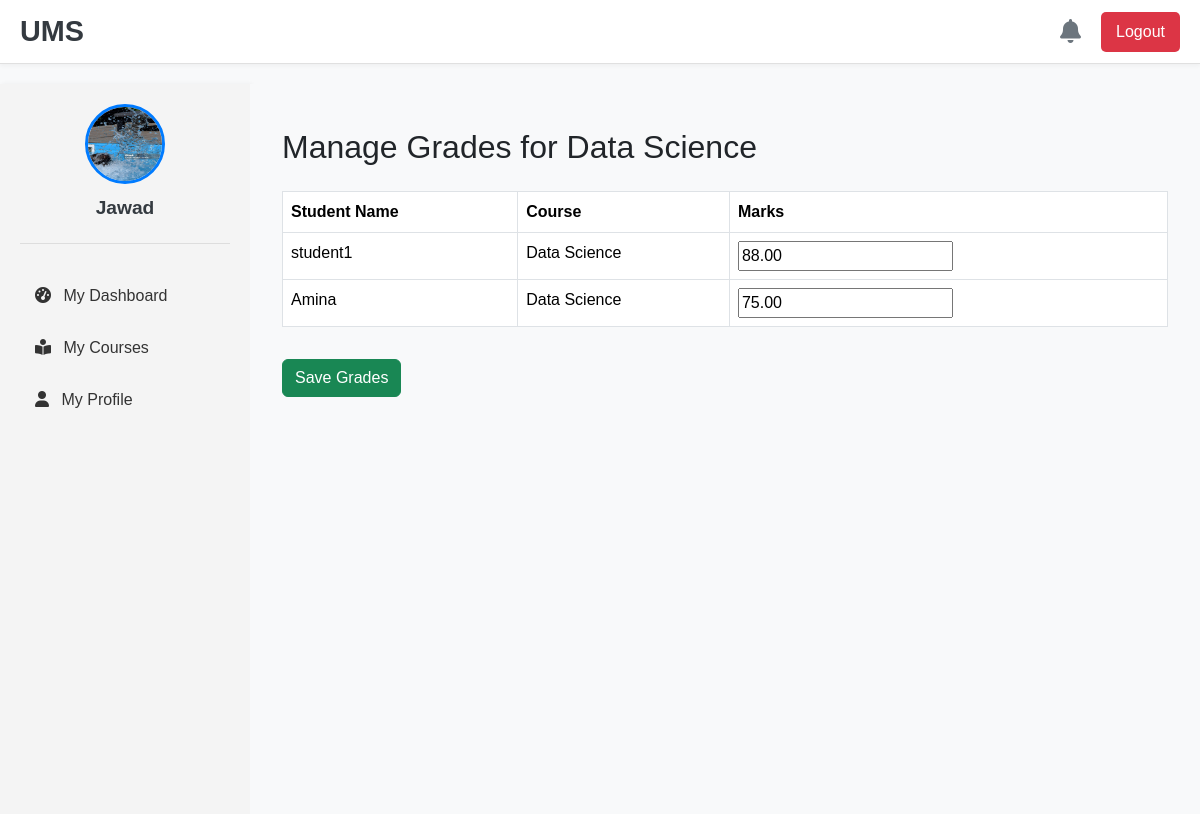
The app's page /teacher/manage-grades/2/ (signed in) with its own data.
### users/models.py (models this page shows, shortened)
class User(AbstractUser):
    ROLE_CHOICES = (
        ('Admin', 'Admin'),
        ('Teacher', 'Teacher'),
        ('Student', 'Student'),
    )
    role = models.CharField(max_length=10, choices=ROLE_CHOICES)

class Course(models.Model):
    course_name = models.CharField(max_length=255)
    course_description = models.TextField()
    department = models.ForeignKey(Department, on_delete=models.CASCADE)
    teacher = models.ForeignKey(Teacher, on_delete=models.SET_NULL, null=True, blank=True)

class Grade(models.Model):
    student = models.ForeignKey('Student', on_delete=models.CASCADE)
    course = models.ForeignKey('Course', on_delete=models.CASCADE)
    marks = models.DecimalField(max_digits=5, decimal_places=2)
    score = models.DecimalField(max_digits=5, decimal_places=2, null=True, blank=True)
    class Meta:
        unique_together = ('student', 'course',) # Ensures kre ga k student k pass same course k mutilpe grades na hon

class Student(models.Model):
    user = models.OneToOneField(User, on_delete=models.CASCADE, primary_key=True)
    department = models.ForeignKey(Department, on_delete=models.CASCADE)

### users/views.py (the view)
# urls.py: path('teacher/manage-grades/<int:course_id>/', views.manage_grades, name='manage_grades'),
@login_required
def manage_grades(request, course_id):
    if request.user.role != 'Teacher':
        return redirect('dashboard')
    teacher = get_object_or_404(Teacher, user=request.user)
    course = get_object_or_404(Course, id=course_id, teacher=teacher)
    enrolled_students = Student.objects.filter(enrollment__course=course)
    for student in enrolled_students:
        Grade.objects.get_or_create(
            student=student,
            course=course,
            defaults={'marks': 0, 'score': 0.00}
        )
    grades = Grade.objects.filter(course=course)
    GradeFormSet = modelformset_factory(Grade, fields=('score',), extra=0)
    if request.method == 'POST':
        formset = GradeFormSet(request.POST, queryset=grades)
        if formset.is_valid():
            old_grades = {grade.id: grade.score for grade in grades}
            instances = formset.save(commit=False)
            for instance in instances:
                if old_grades[instance.id] != instance.score:
                    instance.save()
                    Notification.objects.create(
                        user=instance.student.user,
                        message=f'Your grade for "{instance.course.course_name}" has been updated.',
                        link=f'/student/my-grades/'
                    )
            messages.success(request, 'Grades updated successfully!')
            return redirect('manage_grades', course_id=course.id)
    else:
        formset = GradeFormSet(queryset=grades)
    forms_and_grades = zip(formset, grades)
    context = {
        'course': course,
        'forms_and_grades': forms_and_grades,
        'formset': formset,
    }
    return render(request, 'teacher/manage_grades.html', context)

### users/templates/teacher/manage_grades.html (shortened to what this page needs)
{% extends 'dashboard/base_dashboard.html' %}
{% load static %}
{% block content %}
    <div class="container-fluid mt-4">
        <h2 class="mb-4">Manage Grades for {{ course.course_name }}</h2>
        <form method="post">
            <table class="table table-bordered table-hover">
                <thead class="bg-primary text-white">
                    <tr>
                        <th>Student Name</th>
                        <th>Course</th>
                        <th>Marks</th>
                    </tr>
                </thead>
                <tbody>
                    {% for form, grade in forms_and_grades %}
                    <tr>
                        <td>{{ grade.student.user.username }}</td>
                        <td>{{ grade.course.course_name }}</td>
                        <td>{{ form.score }}</td>
                    </tr>
                    {% endfor %}
                </tbody>
            </table>
            <button type="submit" class="btn btn-success mt-3">Save Grades</button>
        </form>
    </div>
{% endblock %}

### users/templates/dashboard/base_dashboard.html (shortened to what this page needs)
{% load static %}
<!DOCTYPE html>
<html lang="en">
<head>
    <link href="https://cdn.jsdelivr.net/npm/bootstrap@5.3.3/dist/css/bootstrap.min.css" rel="stylesheet">
    <link rel="stylesheet" href="https://cdnjs.cloudflare.com/ajax/libs/font-awesome/6.0.0-beta3/css/all.min.css">
</head>
<body>
    <div class="top-navbar">
        <div class="app-title">UMS</div>
        <div class="profile-controls">
            <div class="notification-icon-container">
                <span class="notification-icon" id="notification-bell">
                    <i class="fas fa-bell"></i>
                </span>
            </div>
            <a href="{% url 'logout_user' %}" class="logout-btn">Logout</a>
        </div>
    </div>
    <div class="dashboard-layout">
        <div class="sidebar">
            <div class="user-profile-section">
                <img src="{% static 'images/default-profile.png' %}" alt="Profile">
                <div class="user-name">{{ request.user.username }}</div>
            </div>
            <ul>
    <li><a href="{% url 'dashboard' %}"><i class="fas fa-tachometer-alt me-2"></i> My Dashboard</a></li>
    {% if request.user.role == 'Admin' %}
        <li><a href="{% url 'manage_teachers' %}"><i class="fas fa-chalkboard-teacher me-2"></i> Manage Teachers</a></li>
        <li><a href="{% url 'manage_students' %}"><i class="fas fa-user-graduate me-2"></i> Manage Students</a></li>
        <li><a href="{% url 'manage_attendance_admin' %}"><i class="fas fa-calendar-check me-2"></i> Manage All Student Attendance</a></li>
        <li><a href="{% url 'manage_enrollment_admin' %}"><i class="fas fa-clipboard-list me-2"></i> Manage Enrollments</a></li>
        <li><a href="{% url 'manage_courses_admin' %}"><i class="fas fa-book me-2"></i> Manage Courses</a></li>
    {% elif request.user.role == 'Teacher' %}
        <li><a href="{% url 'manage_courses' %}"><i class="fas fa-book-reader me-2"></i> My Courses</a></li>
    {% elif request.user.role == 'Student' %}
        <li><a href="{% url 'my_courses' %}"><i class="fas fa-book me-2"></i> My Courses</a></li>
        <li><a href="{% url 'my_grades' %}"><i class="fas fa-chart-line me-2"></i> My Grades</a></li>
        <li><a href="{% url 'my_attendance' %}"><i class="fas fa-calendar-check me-2"></i> My Attendance</a></li>
    {% endif %}
    <li><a href="{% url 'profile_view' %}"><i class="fas fa-user me-2"></i> My Profile</a></li>
</ul>
        </div>
        <div class="main-content-area">
            {% block content %}
            {% endblock %}
        </div>
    </div>
</body>
</html>

### users/templates/dashboard/base_dashboard.html (style rules this page uses)
body { font-family: Arial, sans-serif; margin: 0; padding: 0; background-color: #f8f9fa; }
.top-navbar { background-color: #ffffff; padding: 10px 20px; border-bottom: 1px solid #e0e0e0; display: flex; justify-content: space-between; align-items: center; box-shadow: 0 2px 4px rgba(0,0,0,.04); position: relative; }
.top-navbar .app-title { font-size: 1.8rem; font-weight: bold; color: #343a40; }
.top-navbar .profile-controls { display: flex; align-items: center; }
.notification-icon-container { position: relative; margin-right: 20px; }
.notification-icon { font-size: 1.5rem; color: #6c757d; cursor: pointer; }
.top-navbar .profile-controls .logout-btn { background-color: #dc3545; color: white; border: none; padding: 8px 15px; border-radius: 5px; text-decoration: none; }
.dashboard-layout { display: flex; min-height: calc(100vh - 70px); }
.sidebar { width: 250px; background-color: #f4f4f4; padding: 20px; box-shadow: 2px 0 5px rgba(0,0,0,0.05); }
.sidebar .user-profile-section { text-align: center; margin-bottom: 30px; padding-bottom: 20px; border-bottom: 1px solid #ddd; }
.sidebar .user-profile-section img { width: 80px; height: 80px; border-radius: 50%; margin-bottom: 10px; border: 3px solid #007bff; }
.sidebar .user-profile-section .user-name { font-weight: bold; font-size: 1.2rem; color: #343a40; }
.sidebar ul { list-style-type: none; padding: 0; }
.sidebar ul li { margin-bottom: 8px; }
.sidebar a { text-decoration: none; color: #333; display: block; padding: 10px 15px; border-radius: 5px; transition: background-color 0.3s, color 0.3s; }
.main-content-area { flex-grow: 1; padding: 20px; background-color: #f8f9fa; }

### records on screen
User: user.username "Jawad"
Course: course_name "Data Science"
Grade: student.user.username "student1", course.course_name "Data Science", score "88.00"
Grade: student.user.username "Amina", course.course_name "Data Science", score "75.00"
